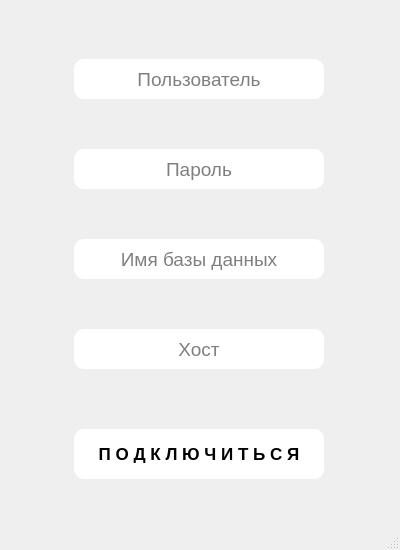
<?xml version="1.0" encoding="UTF-8"?>
<ui version="4.0">
 <class>ConnectWindow</class>
 <widget class="QMainWindow" name="ConnectWindow">
  <property name="geometry">
   <rect>
    <x>0</x>
    <y>0</y>
    <width>400</width>
    <height>550</height>
   </rect>
  </property>
  <property name="minimumSize">
   <size>
    <width>400</width>
    <height>550</height>
   </size>
  </property>
  <property name="maximumSize">
   <size>
    <width>400</width>
    <height>550</height>
   </size>
  </property>
  <property name="windowTitle">
   <string>MainWindow</string>
  </property>
  <widget class="QWidget" name="centralwidget">
   <widget class="QWidget" name="widget" native="true">
    <property name="geometry">
     <rect>
      <x>-1</x>
      <y>-1</y>
      <width>401</width>
      <height>551</height>
     </rect>
    </property>
    <property name="styleSheet">
     <string notr="true">border-radius:10px;</string>
    </property>
    <widget class="QLineEdit" name="userText">
     <property name="geometry">
      <rect>
       <x>75</x>
       <y>60</y>
       <width>250</width>
       <height>40</height>
      </rect>
     </property>
     <property name="font">
      <font>
       <pointsize>14</pointsize>
      </font>
     </property>
     <property name="alignment">
      <set>Qt::AlignCenter</set>
     </property>
     <property name="placeholderText">
      <string>Пользователь</string>
     </property>
    </widget>
    <widget class="QPushButton" name="connectButton">
     <property name="geometry">
      <rect>
       <x>75</x>
       <y>430</y>
       <width>250</width>
       <height>50</height>
      </rect>
     </property>
     <property name="font">
      <font>
       <pointsize>13</pointsize>
       <weight>75</weight>
       <bold>true</bold>
      </font>
     </property>
     <property name="styleSheet">
      <string notr="true">QPushButton#connectButton{
background-color:rgba(255, 255, 255, 255);
}
QPushButton#connectButton:pressed{
padding-left:5px;
padding-right:5px;
background-color:rgba(0, 0, 0, 100);
background-position:calc(100%-10px)center;
}
QPushButton#connectButton{
background-color:rgba(255, 255, 255, 255);
}</string>
     </property>
     <property name="text">
      <string>П О Д К Л Ю Ч И Т Ь С Я</string>
     </property>
    </widget>
    <widget class="QLineEdit" name="passwordText">
     <property name="geometry">
      <rect>
       <x>75</x>
       <y>150</y>
       <width>250</width>
       <height>40</height>
      </rect>
     </property>
     <property name="font">
      <font>
       <pointsize>14</pointsize>
      </font>
     </property>
     <property name="echoMode">
      <enum>QLineEdit::Password</enum>
     </property>
     <property name="alignment">
      <set>Qt::AlignCenter</set>
     </property>
     <property name="placeholderText">
      <string>Пароль</string>
     </property>
    </widget>
    <widget class="QLineEdit" name="databaseText">
     <property name="geometry">
      <rect>
       <x>75</x>
       <y>240</y>
       <width>250</width>
       <height>40</height>
      </rect>
     </property>
     <property name="font">
      <font>
       <pointsize>14</pointsize>
      </font>
     </property>
     <property name="alignment">
      <set>Qt::AlignCenter</set>
     </property>
     <property name="placeholderText">
      <string>Имя базы данных</string>
     </property>
    </widget>
    <widget class="QLineEdit" name="hostText">
     <property name="geometry">
      <rect>
       <x>75</x>
       <y>330</y>
       <width>250</width>
       <height>40</height>
      </rect>
     </property>
     <property name="font">
      <font>
       <pointsize>14</pointsize>
      </font>
     </property>
     <property name="alignment">
      <set>Qt::AlignCenter</set>
     </property>
     <property name="placeholderText">
      <string>Хост</string>
     </property>
    </widget>
   </widget>
  </widget>
  <widget class="QStatusBar" name="statusbar"/>
 </widget>
 <resources/>
 <connections/>
</ui>
